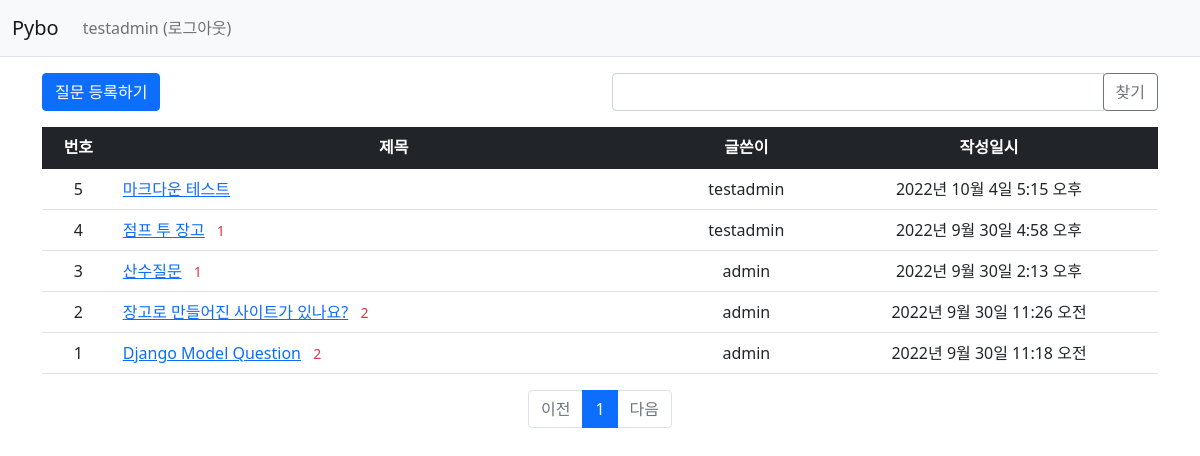
Page /pybo/ (signed in) on the committed database.
### pybo/models.py (models this page shows, shortened)
class Question(models.Model):
    author = models.ForeignKey(User, on_delete=models.CASCADE, related_name='author_question')
    subject = models.CharField(max_length=200)
    content = models.TextField()
    create_date = models.DateTimeField()
    modify_date = models.DateTimeField(null=True, blank=True)
    voter = models.ManyToManyField(User, related_name='voter_question')  # 추천인 추가

### pybo/views/base_views.py (the view, shortened to what this page needs)
# urls.py: path('', base_views.index, name='index'),  # '/' 에 해당되는 path
def index(request):
    page = request.GET.get('page', '1')  # 페이지
    kw = request.GET.get('kw', '')  # 검색어
    question_list = Question.objects.order_by('-create_date')
    paginator = Paginator(question_list, 10)  # 페이지당 10개씩 보여주기
    page_obj = paginator.get_page(page)
    context = {'question_list': page_obj, 'page': page, 'kw': kw}
    return render(request, 'pybo/question_list.html', context)

### pybo/templatetags/pybo_filter.py (called while the page is built)
@register.filter
def sub(value, arg):
    return value - arg

### templates/pybo/question_list.html (shortened to what this page needs)
{% extends 'base.html' %}
{% load pybo_filter %}
{% block content %}
<div class="container my-3">
    <div class="row my-3">
        <div class="col-6">
            <a href="{% url 'pybo:question_create' %}" class="btn btn-primary">질문 등록하기</a>
        </div>
        <div class="col-6">
            <div class="input-group">
                <input type="text" id="search_kw" class="form-control" value="{{ kw|default_if_none:'' }}">
                <div class="input-group-append">
                    <button class="btn btn-outline-secondary" type="button" id="btn_search">찾기</button>
                </div>
            </div>
        </div>
    </div>
    <table class="table">
        <thead>
        <tr class="text-center table-dark">
            <th>번호</th>
            <th style="width:50%">제목</th>
            <th>글쓴이</th>
            <th>작성일시</th>
        </tr>
        </thead>
        <tbody>
        {% if question_list %}
        {% for question in question_list %}
        <tr class="text-center">
            <td>
                {{ question_list.paginator.count|sub:question_list.start_index|sub:forloop.counter0|add:1 }}
            </td>
            <td class="text-start">
                <a href="{% url 'pybo:detail' question.id %}">{{ question.subject }}</a>
                {% if question.answer_set.count > 0 %}
                <span class="text-danger small mx-2">{{ question.answer_set.count }}</span>
                {% endif %}
            <td>{{ question.author.username }}</td>
            <td>{{ question.create_date }}</td>
        </tr>
        {% endfor %}
        {% else %}
        <tr>
            <td colspan="4">질문이 없습니다.</td>
        </tr>
        {% endif %}
        </tbody>
    </table>
    <ul class="pagination justify-content-center">
        {% if question_list.has_previous %}
        <li class="page-item">
            <a class="page-link" data-page="{{ question_list.previous_page_number }}"
           href="javascript:void(0)">이전</a>
        </li>
        {% else %}
        <li class="page-item disabled">
            <a class="page-link" tabindex="-1" aria-disabled="true" href="#">이전</a>
        </li>
        {% endif %}
        {% for page_number in question_list.paginator.page_range %}
        {% if page_number >= question_list.number|add:-5 and page_number <= question_list.number|add:5 %}
        {% if page_number == question_list.number %}
        <li class="page-item active" aria-current="page">
             <a class="page-link" data-page="{{ page_number }}"
           href="javascript:void(0)">{{ page_number }}</a>
        </li>
        {% else %}
        <li class="page-item">
            <a class="page-link" data-page="{{ page_number }}"
           href="javascript:void(0)">{{ page_number }}</a>
        </li>
        {% endif %}
        {% endif %}
        {% endfor %}
        {% if question_list.has_next %}
        <li class="page-item">
            <a class="page-link" data-page="{{ question_list.next_page_number }}"
           href="javascript:void(0)">다음</a>
        </li>
        {% else %}
        <li class="page-item disabled">
            <a class="page-link" tabindex="-1" aria-disabled="true" href="#">다음</a>
        </li>
        {% endif %}
    </ul>
</div>
{% endblock %}

### templates/navbar.html (shortened to what this page needs)
<nav class="navbar navbar-expand-lg navbar-light bg-light border-bottom">
    <div class="container-fluid">
        <a class="navbar-brand" href="{% url 'index' %}">Pybo</a>
        <div class="collapse navbar-collapse" id="navbarSupportedContent">
            <ul class="navbar-nav me-auto mb-2 mb-lg-0">
                <li class="nav-item">
                    {% if user.is_authenticated %}
                    <a class="nav-link" href="{% url 'common:logout' %}">{{ user.username }} (로그아웃)</a>
                    {% else %}
                    <a class="nav-link" href="{% url 'common:login' %}">로그인</a>
                    {% endif %}
                </li>
            </ul>
        </div>
    </div>
</nav>

### rows in the picture
Question: paginator.count|sub "5", subject "마크다운 테스트", author.username "testadmin", create_date "2022년 10월 4일 5:15 오후"
Question: paginator.count|sub "4", subject "점프 투 장고", answer_set.count "1", author.username "testadmin", create_date "2022년 9월 30일 4:58 오후"
Question: paginator.count|sub "3", subject "산수질문", answer_set.count "1", author.username "admin", create_date "2022년 9월 30일 2:13 오후"
Question: paginator.count|sub "2", subject "장고로 만들어진 사이트가 있나요?", answer_set.count "2", author.username "admin", create_date "2022년 9월 30일 11:26 오전"
Question: paginator.count|sub "1", subject "Django Model Question", answer_set.count "2", author.username "admin", create_date "2022년 9월 30일 11:18 오전"

### other values in the picture
{{ user.username }} "testadmin"
{{ page_number }} "1"
